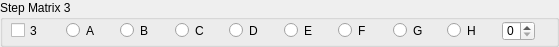
   <widget class="QGroupBox" name="groupBox_7">
    <property name="geometry">
     <rect>
      <x>102</x>
      <y>368</y>
      <width>559</width>
      <height>47</height>
     </rect>
    </property>
    <property name="title">
     <string>Step Matrix 3</string>
    </property>
    <widget class="QCheckBox" name="checkBox_5">
     <property name="geometry">
      <rect>
       <x>11</x>
       <y>22</y>
       <width>29</width>
       <height>17</height>
      </rect>
     </property>
     <property name="text">
      <string>3</string>
     </property>
    </widget>
    <widget class="QSpinBox" name="spinBox_5">
     <property name="geometry">
      <rect>
       <x>502</x>
       <y>21</y>
       <width>33</width>
       <height>20</height>
      </rect>
     </property>
    </widget>
    <widget class="QRadioButton" name="radioButton_41">
     <property name="geometry">
      <rect>
       <x>66</x>
       <y>22</y>
       <width>30</width>
       <height>17</height>
      </rect>
     </property>
     <property name="text">
      <string>A</string>
     </property>
    </widget>
    <widget class="QRadioButton" name="radioButton_42">
     <property name="geometry">
      <rect>
       <x>120</x>
       <y>22</y>
       <width>29</width>
       <height>17</height>
      </rect>
     </property>
     <property name="text">
      <string>B</string>
     </property>
    </widget>
    <widget class="QRadioButton" name="radioButton_43">
     <property name="geometry">
      <rect>
       <x>175</x>
       <y>22</y>
       <width>30</width>
       <height>17</height>
      </rect>
     </property>
     <property name="text">
      <string>C</string>
     </property>
    </widget>
    <widget class="QRadioButton" name="radioButton_44">
     <property name="geometry">
      <rect>
       <x>229</x>
       <y>22</y>
       <width>30</width>
       <height>17</height>
      </rect>
     </property>
     <property name="text">
      <string>D</string>
     </property>
    </widget>
    <widget class="QRadioButton" name="radioButton_45">
     <property name="geometry">
      <rect>
       <x>284</x>
       <y>22</y>
       <width>29</width>
       <height>17</height>
      </rect>
     </property>
     <property name="text">
      <string>E</string>
     </property>
    </widget>
    <widget class="QRadioButton" name="radioButton_46">
     <property name="geometry">
      <rect>
       <x>338</x>
       <y>22</y>
       <width>29</width>
       <height>17</height>
      </rect>
     </property>
     <property name="text">
      <string>F</string>
     </property>
    </widget>
    <widget class="QRadioButton" name="radioButton_47">
     <property name="geometry">
      <rect>
       <x>393</x>
       <y>22</y>
       <width>30</width>
       <height>17</height>
      </rect>
     </property>
     <property name="text">
      <string>G</string>
     </property>
    </widget>
    <widget class="QRadioButton" name="radioButton_48">
     <property name="geometry">
      <rect>
       <x>447</x>
       <y>22</y>
       <width>30</width>
       <height>17</height>
      </rect>
     </property>
     <property name="text">
      <string>H</string>
     </property>
    </widget>
   </widget>
